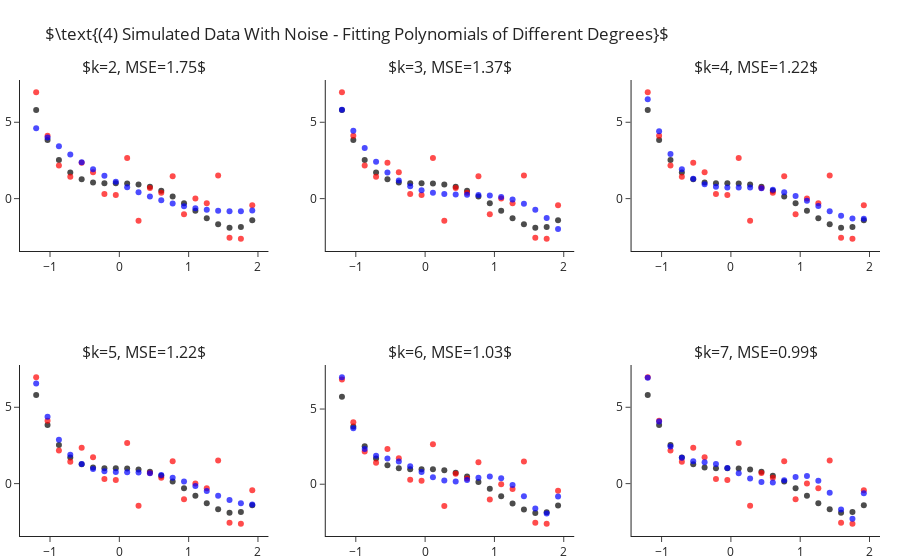

The notebook cell this image was saved under:
### Markdown cell above
## Fitting Polynomial Of Different Degrees - With Sample Noise

Still fitting for different values of $k$, let us add some standard Gaussian noise (i.e. $\mathcal{N}\left(0,1\right)$).
This time we observe two things:
- Even for the correct $k=4$ model we are not able to achieve zero MSE.
- As we increase $4<k\rightarrow 7$ we manage to decrease the error more and more.

### Code cell
y = y_ + np.random.normal(size=len(y_))

ks = range(2, 8)
fig = make_subplots(2, 3, subplot_titles=list(ks))
for i, k in enumerate(ks):
    r,c = i//3+1, i%3+1 
    
    y_hat = make_pipeline(PolynomialFeatures(k), LinearRegression(fit_intercept=False)).fit(X, y).predict(X)
    fig.add_traces([go.Scatter(x=x, y=y_, mode="markers", name="Real Points",  marker=dict(color="black", opacity=.7), showlegend=False),
                    go.Scatter(x=x, y=y, mode="markers", name="Observed Points",  marker=dict(color="red", opacity=.7), showlegend=False), 
                    go.Scatter(x=x, y=y_hat, mode="markers", name="Predicted Points",  marker=dict(color="blue", opacity=.7), showlegend=False)], rows=r, cols=c)
    fig["layout"]["annotations"][i]["text"] = rf"$k={{0}}, MSE={{1}}$".format(k, round(np.mean((y-y_hat)**2), 2))

fig.update_layout(title=r"$\text{(4) Simulated Data With Noise - Fitting Polynomials of Different Degrees}$", margin=dict(t=80)).show()

### Figure 1 — Plotly figure (JSON) as saved in the notebook; plotly's stock layout.template omitted (floating-point values rounded to 4 significant figures)
{"data": [{"marker": {"color": "black", "opacity": 0.7}, "mode": "markers", "name": "Real Points", "showlegend": false, "x": [-1.2, -1.036, -0.8718, -0.7077, -0.5436, -0.3795, -0.2154, -0.05128, 0.1128, 0.2769, 0.441, 0.6051, 0.7692, 0.9333, 1.097, 1.262, 1.426, 1.59, 1.754, 1.918], "y": [5.81, 3.838, 2.523, 1.709, 1.261, 1.058, 0.9989, 0.999, 0.9909, 0.9251, 0.769, 0.5078, 0.1439, -0.3028, -0.7951, -1.278, -1.68, -1.912, -1.866, -1.418], "type": "scatter", "xaxis": "x", "yaxis": "y"}, {"marker": {"color": "red", "opacity": 0.7}, "mode": "markers", "name": "Observed Points", "showlegend": false, "x": [-1.2, -1.036, -0.8718, -0.7077, -0.5436, -0.3795, -0.2154, -0.05128, 0.1128, 0.2769, 0.441, 0.6051, 0.7692, 0.9333, 1.097, 1.262, 1.426, 1.59, 1.754, 1.918], "y": [6.963, 4.115, 2.173, 1.426, 2.343, 1.732, 0.2998, 0.2375, 2.665, -1.455, 0.7026, 0.3819, 1.463, -1.018, 0.002846, -0.3108, 1.519, -2.57, -2.625, -0.4415], "type": "scatter", "xaxis": "x", "yaxis": "y"}, {"marker": {"color": "blue", "opacity": 0.7}, "mode": "markers", "name": "Predicted Points", "showlegend": false, "x": [-1.2, -1.036, -0.8718, -0.7077, -0.5436, -0.3795, -0.2154, -0.05128, 0.1128, 0.2769, 0.441, 0.6051, 0.7692, 0.9333, 1.097, 1.262, 1.426, 1.59, 1.754, 1.918], "y": [4.611, 4.001, 3.427, 2.889, 2.388, 1.923, 1.494, 1.101, 0.7446, 0.4243, 0.1403, -0.1075, -0.3191, -0.4944, -0.6335, -0.7363, -0.8029, -0.8333, -0.8275, -0.7854], "type": "scatter", "xaxis": "x", "yaxis": "y"}, {"marker": {"color": "black", "opacity": 0.7}, "mode": "markers", "name": "Real Points", "showlegend": false, "x": [-1.2, -1.036, -0.8718, -0.7077, -0.5436, -0.3795, -0.2154, -0.05128, 0.1128, 0.2769, 0.441, 0.6051, 0.7692, 0.9333, 1.097, 1.262, 1.426, 1.59, 1.754, 1.918], "y": [5.81, 3.838, 2.523, 1.709, 1.261, 1.058, 0.9989, 0.999, 0.9909, 0.9251, 0.769, 0.5078, 0.1439, -0.3028, -0.7951, -1.278, -1.68, -1.912, -1.866, -1.418], "type": "scatter", "xaxis": "x2", "yaxis": "y2"}, {"marker": {"color": "red", "opacity": 0.7}, "mode": "markers", "name": "Observed Points", "showlegend": false, "x": [-1.2, -1.036, -0.8718, -0.7077, -0.5436, -0.3795, -0.2154, -0.05128, 0.1128, 0.2769, 0.441, 0.6051, 0.7692, 0.9333, 1.097, 1.262, 1.426, 1.59, 1.754, 1.918], "y": [6.963, 4.115, 2.173, 1.426, 2.343, 1.732, 0.2998, 0.2375, 2.665, -1.455, 0.7026, 0.3819, 1.463, -1.018, 0.002846, -0.3108, 1.519, -2.57, -2.625, -0.4415], "type": "scatter", "xaxis": "x2", "yaxis": "y2"}, {"marker": {"color": "blue", "opacity": 0.7}, "mode": "markers", "name": "Predicted Points", "showlegend": false, "x": [-1.2, -1.036, -0.8718, -0.7077, -0.5436, -0.3795, -0.2154, -0.05128, 0.1128, 0.2769, 0.441, 0.6051, 0.7692, 0.9333, 1.097, 1.262, 1.426, 1.59, 1.754, 1.918], "y": [5.824, 4.448, 3.321, 2.418, 1.714, 1.183, 0.8018, 0.5442, 0.3854, 0.3004, 0.2642, 0.2517, 0.2378, 0.1976, 0.1061, -0.06182, -0.3312, -0.727, -1.274, -1.998], "type": "scatter", "xaxis": "x2", "yaxis": "y2"}, {"marker": {"color": "black", "opacity": 0.7}, "mode": "markers", "name": "Real Points", "showlegend": false, "x": [-1.2, -1.036, -0.8718, -0.7077, -0.5436, -0.3795, -0.2154, -0.05128, 0.1128, 0.2769, 0.441, 0.6051, 0.7692, 0.9333, 1.097, 1.262, 1.426, 1.59, 1.754, 1.918], "y": [5.81, 3.838, 2.523, 1.709, 1.261, 1.058, 0.9989, 0.999, 0.9909, 0.9251, 0.769, 0.5078, 0.1439, -0.3028, -0.7951, -1.278, -1.68, -1.912, -1.866, -1.418], "type": "scatter", "xaxis": "x3", "yaxis": "y3"}, {"marker": {"color": "red", "opacity": 0.7}, "mode": "markers", "name": "Observed Points", "showlegend": false, "x": [-1.2, -1.036, -0.8718, -0.7077, -0.5436, -0.3795, -0.2154, -0.05128, 0.1128, 0.2769, 0.441, 0.6051, 0.7692, 0.9333, 1.097, 1.262, 1.426, 1.59, 1.754, 1.918], "y": [6.963, 4.115, 2.173, 1.426, 2.343, 1.732, 0.2998, 0.2375, 2.665, -1.455, 0.7026, 0.3819, 1.463, -1.018, 0.002846, -0.3108, 1.519, -2.57, -2.625, -0.4415], "type": "scatter", "xaxis": "x3", "yaxis": "y3"}, {"marker": {"color": "blue", "opacity": 0.7}, "mode": "markers", "name": "Predicted Points", "showlegend": false, "x": [-1.2, -1.036, -0.8718, -0.7077, -0.5436, -0.3795, -0.2154, -0.05128, 0.1128, 0.2769, 0.441, 0.6051, 0.7692, 0.9333, 1.097, 1.262, 1.426, 1.59, 1.754, 1.918], "y": [6.51, 4.412, 2.923, 1.921, 1.293, 0.9399, 0.7745, 0.7224, 0.7212, 0.7213, 0.685, 0.5875, 0.416, 0.1704, -0.1372, -0.4823, -0.8278, -1.124, -1.31, -1.312], "type": "scatter", "xaxis": "x3", "yaxis": "y3"}, {"marker": {"color": "black", "opacity": 0.7}, "mode": "markers", "name": "Real Points", "showlegend": false, "x": [-1.2, -1.036, -0.8718, -0.7077, -0.5436, -0.3795, -0.2154, -0.05128, 0.1128, 0.2769, 0.441, 0.6051, 0.7692, 0.9333, 1.097, 1.262, 1.426, 1.59, 1.754, 1.918], "y": [5.81, 3.838, 2.523, 1.709, 1.261, 1.058, 0.9989, 0.999, 0.9909, 0.9251, 0.769, 0.5078, 0.1439, -0.3028, -0.7951, -1.278, -1.68, -1.912, -1.866, -1.418], "type": "scatter", "xaxis": "x4", "yaxis": "y4"}, {"marker": {"color": "red", "opacity": 0.7}, "mode": "markers", "name": "Observed Points", "showlegend": false, "x": [-1.2, -1.036, -0.8718, -0.7077, -0.5436, -0.3795, -0.2154, -0.05128, 0.1128, 0.2769, 0.441, 0.6051, 0.7692, 0.9333, 1.097, 1.262, 1.426, 1.59, 1.754, 1.918], "y": [6.963, 4.115, 2.173, 1.426, 2.343, 1.732, 0.2998, 0.2375, 2.665, -1.455, 0.7026, 0.3819, 1.463, -1.018, 0.002846, -0.3108, 1.519, -2.57, -2.625, -0.4415], "type": "scatter", "xaxis": "x4", "yaxis": "y4"}, {"marker": {"color": "blue", "opacity": 0.7}, "mode": "markers", "name": "Predicted Points", "showlegend": false, "x": [-1.2, -1.036, -0.8718, -0.7077, -0.5436, -0.3795, -0.2154, -0.05128, 0.1128, 0.2769, 0.441, 0.6051, 0.7692, 0.9333, 1.097, 1.262, 1.426, 1.59, 1.754, 1.918], "y": [6.56, 4.383, 2.877, 1.889, 1.288, 0.9598, 0.8094, 0.7596, 0.749, 0.7315, 0.6748, 0.5597, 0.3788, 0.1355, -0.1572, -0.4774, -0.7962, -1.078, -1.281, -1.362], "type": "scatter", "xaxis": "x4", "yaxis": "y4"}, {"marker": {"color": "black", "opacity": 0.7}, "mode": "markers", "name": "Real Points", "showlegend": false, "x": [-1.2, -1.036, -0.8718, -0.7077, -0.5436, -0.3795, -0.2154, -0.05128, 0.1128, 0.2769, 0.441, 0.6051, 0.7692, 0.9333, 1.097, 1.262, 1.426, 1.59, 1.754, 1.918], "y": [5.81, 3.838, 2.523, 1.709, 1.261, 1.058, 0.9989, 0.999, 0.9909, 0.9251, 0.769, 0.5078, 0.1439, -0.3028, -0.7951, -1.278, -1.68, -1.912, -1.866, -1.418], "type": "scatter", "xaxis": "x5", "yaxis": "y5"}, {"marker": {"color": "red", "opacity": 0.7}, "mode": "markers", "name": "Observed Points", "showlegend": false, "x": [-1.2, -1.036, -0.8718, -0.7077, -0.5436, -0.3795, -0.2154, -0.05128, 0.1128, 0.2769, 0.441, 0.6051, 0.7692, 0.9333, 1.097, 1.262, 1.426, 1.59, 1.754, 1.918], "y": [6.963, 4.115, 2.173, 1.426, 2.343, 1.732, 0.2998, 0.2375, 2.665, -1.455, 0.7026, 0.3819, 1.463, -1.018, 0.002846, -0.3108, 1.519, -2.57, -2.625, -0.4415], "type": "scatter", "xaxis": "x5", "yaxis": "y5"}, {"marker": {"color": "blue", "opacity": 0.7}, "mode": "markers", "name": "Predicted Points", "showlegend": false, "x": [-1.2, -1.036, -0.8718, -0.7077, -0.5436, -0.3795, -0.2154, -0.05128, 0.1128, 0.2769, 0.441, 0.6051, 0.7692, 0.9333, 1.097, 1.262, 1.426, 1.59, 1.754, 1.918], "y": [7.111, 3.716, 2.345, 1.891, 1.714, 1.509, 1.194, 0.815, 0.4682, 0.2437, 0.187, 0.2788, 0.4342, 0.52, 0.3917, -0.05196, -0.7945, -1.609, -1.948, -0.8108], "type": "scatter", "xaxis": "x5", "yaxis": "y5"}, {"marker": {"color": "black", "opacity": 0.7}, "mode": "markers", "name": "Real Points", "showlegend": false, "x": [-1.2, -1.036, -0.8718, -0.7077, -0.5436, -0.3795, -0.2154, -0.05128, 0.1128, 0.2769, 0.441, 0.6051, 0.7692, 0.9333, 1.097, 1.262, 1.426, 1.59, 1.754, 1.918], "y": [5.81, 3.838, 2.523, 1.709, 1.261, 1.058, 0.9989, 0.999, 0.9909, 0.9251, 0.769, 0.5078, 0.1439, -0.3028, -0.7951, -1.278, -1.68, -1.912, -1.866, -1.418], "type": "scatter", "xaxis": "x6", "yaxis": "y6"}, {"marker": {"color": "red", "opacity": 0.7}, "mode": "markers", "name": "Observed Points", "showlegend": false, "x": [-1.2, -1.036, -0.8718, -0.7077, -0.5436, -0.3795, -0.2154, -0.05128, 0.1128, 0.2769, 0.441, 0.6051, 0.7692, 0.9333, 1.097, 1.262, 1.426, 1.59, 1.754, 1.918], "y": [6.963, 4.115, 2.173, 1.426, 2.343, 1.732, 0.2998, 0.2375, 2.665, -1.455, 0.7026, 0.3819, 1.463, -1.018, 0.002846, -0.3108, 1.519, -2.57, -2.625, -0.4415], "type": "scatter", "xaxis": "x6", "yaxis": "y6"}, {"marker": {"color": "blue", "opacity": 0.7}, "mode": "markers", "name": "Predicted Points", "showlegend": false, "x": [-1.2, -1.036, -0.8718, -0.7077, -0.5436, -0.3795, -0.2154, -0.05128, 0.1128, 0.2769, 0.441, 0.6051, 0.7692, 0.9333, 1.097, 1.262, 1.426, 1.59, 1.754, 1.918], "y": [6.933, 4.064, 2.43, 1.697, 1.467, 1.402, 1.283, 1.03, 0.6772, 0.3289, 0.1019, 0.06981, 0.2194, 0.4313, 0.4987, 0.1944, -0.6004, -1.694, -2.296, -0.6321], "type": "scatter", "xaxis": "x6", "yaxis": "y6"}], "layout": {"xaxis": {"anchor": "y", "domain": [0.0, 0.2889]}, "yaxis": {"anchor": "x", "domain": [0.625, 1.0]}, "xaxis2": {"anchor": "y2", "domain": [0.3556, 0.6444]}, "yaxis2": {"anchor": "x2", "domain": [0.625, 1.0]}, "xaxis3": {"anchor": "y3", "domain": [0.7111, 1.0]}, "yaxis3": {"anchor": "x3", "domain": [0.625, 1.0]}, "xaxis4": {"anchor": "y4", "domain": [0.0, 0.2889]}, "yaxis4": {"anchor": "x4", "domain": [0.0, 0.375]}, "xaxis5": {"anchor": "y5", "domain": [0.3556, 0.6444]}, "yaxis5": {"anchor": "x5", "domain": [0.0, 0.375]}, "xaxis6": {"anchor": "y6", "domain": [0.7111, 1.0]}, "yaxis6": {"anchor": "x6", "domain": [0.0, 0.375]}, "annotations": [{"font": {"size": 16}, "showarrow": false, "text": "$k=2, MSE=1.75$", "x": 0.1444, "xanchor": "center", "xref": "paper", "y": 1.0, "yanchor": "bottom", "yref": "paper"}, {"font": {"size": 16}, "showarrow": false, "text": "$k=3, MSE=1.37$", "x": 0.5, "xanchor": "center", "xref": "paper", "y": 1.0, "yanchor": "bottom", "yref": "paper"}, {"font": {"size": 16}, "showarrow": false, "text": "$k=4, MSE=1.22$", "x": 0.8556, "xanchor": "center", "xref": "paper", "y": 1.0, "yanchor": "bottom", "yref": "paper"}, {"font": {"size": 16}, "showarrow": false, "text": "$k=5, MSE=1.22$", "x": 0.1444, "xanchor": "center", "xref": "paper", "y": 0.375, "yanchor": "bottom", "yref": "paper"}, {"font": {"size": 16}, "showarrow": false, "text": "$k=6, MSE=1.03$", "x": 0.5, "xanchor": "center", "xref": "paper", "y": 0.375, "yanchor": "bottom", "yref": "paper"}, {"font": {"size": 16}, "showarrow": false, "text": "$k=7, MSE=0.99$", "x": 0.8556, "xanchor": "center", "xref": "paper", "y": 0.375, "yanchor": "bottom", "yref": "paper"}], "margin": {"t": 80}, "title": {"text": "$\\text{(4) Simulated Data With Noise - Fitting Polynomials of Different Degrees}$"}}}
